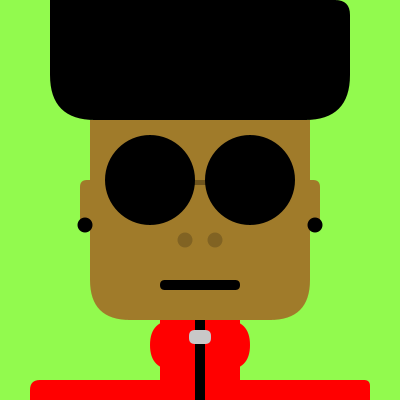
Frame 1 (no input)
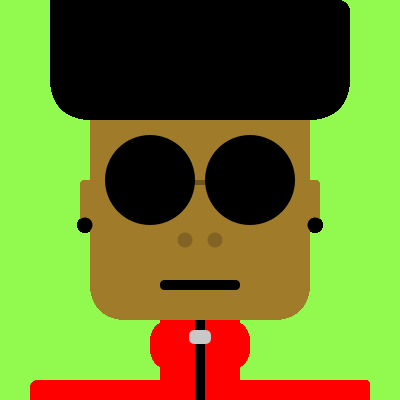
Frame 60 (the mouse pressed at the canvas centre just before this capture)
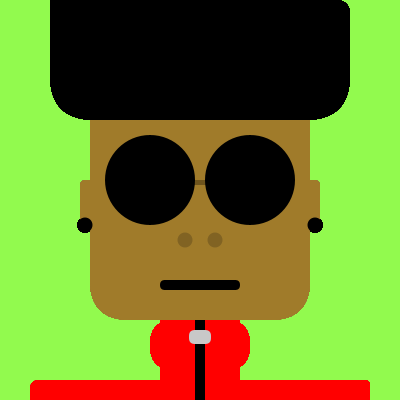
Frame 120 (the mouse held since frame 60 and released just before this capture)

The Processing sketch that drew these frames (run headless with seeded random() and noise(); from frame 60 on, the mouse is pressed at the canvas centre):

// Processing sketch: processing_75300
// ── processing_75300.pde

void setup(){
  size(400, 400);
  background(146, 250, 78);
  noStroke();
  smooth();
}

void draw(){
  smooth();
  //capelli
  fill(0);
  rect(50, 0, 300, 120, 0, 15, 45, 45);
  //face
  fill(160, 123, 42);
  rect(width/2 - 110, 120, 220, 200, 0, 0, 40, 40);
  fill(255, 0, 0);
  rect(width/2 - 50, 320, 100, 50, 30);
  rect(width/2 - 40, 320, 80, 80);
  fill(255, 0, 0);
  rect(width/2 - 170, 380, 340, 30, 10, 6, 0, 0);
  //zip
  fill(0);
  rect(width/2 - 5, 320, 10, 100);
  fill(200);
  //cursore zip
  rect(width/2 - 11, 330, 22, 14, 6);
  //glasses
  fill(0);
  ellipse(150, 180, 90, 90);
  ellipse(250, 180, 90, 90);
  fill(0, 80);
  rect(width/2 - 11, 180, 22, 5, 6);
  //nouse
  fill(129, 99, 35);
  ellipse(185, 240, 15, 15);
  ellipse(215, 240, 15, 15);
  //lips
  fill(0);
  rect(width/2- 40, 280, 80, 10, 10);
  //ears
  fill(160, 123, 42);
  rect(80, 180, 20, 50, 7);
  rect(300, 180, 20, 50, 7);
  //earings
  fill(0);
  ellipse(85, 225, 15, 15);
  ellipse(315, 225, 15, 15);
  
}
